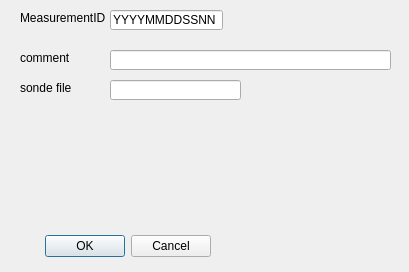
<?xml version="1.0" encoding="UTF-8"?>
<ui version="4.0">
 <class>Dialog</class>
 <widget class="QDialog" name="Dialog">
  <property name="geometry">
   <rect>
    <x>0</x>
    <y>0</y>
    <width>409</width>
    <height>272</height>
   </rect>
  </property>
  <property name="windowTitle">
   <string>select parameters for scc raw file</string>
  </property>
  <widget class="QDialogButtonBox" name="buttonBox">
   <property name="geometry">
    <rect>
     <x>-130</x>
     <y>230</y>
     <width>341</width>
     <height>32</height>
    </rect>
   </property>
   <property name="orientation">
    <enum>Qt::Horizontal</enum>
   </property>
   <property name="standardButtons">
    <set>QDialogButtonBox::Cancel|QDialogButtonBox::Ok</set>
   </property>
  </widget>
  <widget class="QLabel" name="label">
   <property name="geometry">
    <rect>
     <x>20</x>
     <y>10</y>
     <width>91</width>
     <height>16</height>
    </rect>
   </property>
   <property name="text">
    <string>MeasurementID</string>
   </property>
  </widget>
  <widget class="QLineEdit" name="MeasurementID_Edit">
   <property name="geometry">
    <rect>
     <x>110</x>
     <y>10</y>
     <width>113</width>
     <height>20</height>
    </rect>
   </property>
   <property name="text">
    <string>YYYYMMDDSSNN</string>
   </property>
   <property name="maxLength">
    <number>12</number>
   </property>
  </widget>
  <widget class="QLabel" name="label_2">
   <property name="geometry">
    <rect>
     <x>20</x>
     <y>50</y>
     <width>91</width>
     <height>16</height>
    </rect>
   </property>
   <property name="text">
    <string>comment</string>
   </property>
  </widget>
  <widget class="QLineEdit" name="Comment_Edit">
   <property name="geometry">
    <rect>
     <x>110</x>
     <y>50</y>
     <width>281</width>
     <height>20</height>
    </rect>
   </property>
   <property name="text">
    <string/>
   </property>
   <property name="maxLength">
    <number>255</number>
   </property>
  </widget>
  <widget class="QLabel" name="label_3">
   <property name="geometry">
    <rect>
     <x>20</x>
     <y>80</y>
     <width>91</width>
     <height>16</height>
    </rect>
   </property>
   <property name="text">
    <string>sonde file</string>
   </property>
  </widget>
  <widget class="QLineEdit" name="SondeFile_Edit">
   <property name="geometry">
    <rect>
     <x>110</x>
     <y>80</y>
     <width>131</width>
     <height>20</height>
    </rect>
   </property>
   <property name="text">
    <string/>
   </property>
   <property name="maxLength">
    <number>255</number>
   </property>
  </widget>
 </widget>
 <resources/>
 <connections>
  <connection>
   <sender>buttonBox</sender>
   <signal>accepted()</signal>
   <receiver>Dialog</receiver>
   <slot>accept()</slot>
   <hints>
    <hint type="sourcelabel">
     <x>248</x>
     <y>254</y>
    </hint>
    <hint type="destinationlabel">
     <x>157</x>
     <y>274</y>
    </hint>
   </hints>
  </connection>
  <connection>
   <sender>buttonBox</sender>
   <signal>rejected()</signal>
   <receiver>Dialog</receiver>
   <slot>reject()</slot>
   <hints>
    <hint type="sourcelabel">
     <x>316</x>
     <y>260</y>
    </hint>
    <hint type="destinationlabel">
     <x>286</x>
     <y>274</y>
    </hint>
   </hints>
  </connection>
 </connections>
</ui>
